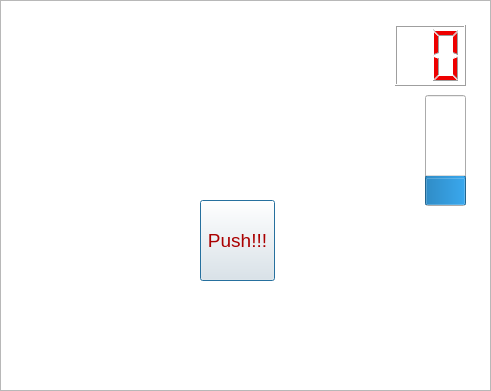
<?xml version="1.0" encoding="UTF-8"?>
<ui version="4.0">
 <class>QTEvent</class>
 <widget class="QDialog" name="QTEvent">
  <property name="geometry">
   <rect>
    <x>0</x>
    <y>0</y>
    <width>491</width>
    <height>391</height>
   </rect>
  </property>
  <property name="windowTitle">
   <string>Dialog</string>
  </property>
  <widget class="QGraphicsView" name="graphicsView">
   <property name="geometry">
    <rect>
     <x>0</x>
     <y>0</y>
     <width>491</width>
     <height>391</height>
    </rect>
   </property>
   <property name="verticalScrollBarPolicy">
    <enum>Qt::ScrollBarAlwaysOff</enum>
   </property>
   <property name="horizontalScrollBarPolicy">
    <enum>Qt::ScrollBarAlwaysOff</enum>
   </property>
   <property name="renderHints">
    <set>QPainter::Antialiasing|QPainter::HighQualityAntialiasing|QPainter::SmoothPixmapTransform|QPainter::TextAntialiasing</set>
   </property>
  </widget>
  <widget class="QPushButton" name="pushButton">
   <property name="geometry">
    <rect>
     <x>200</x>
     <y>200</y>
     <width>75</width>
     <height>81</height>
    </rect>
   </property>
   <property name="font">
    <font>
     <pointsize>14</pointsize>
    </font>
   </property>
   <property name="styleSheet">
    <string notr="true">color: rgb(170, 0, 0);</string>
   </property>
   <property name="text">
    <string>Push!!!</string>
   </property>
  </widget>
  <widget class="QProgressBar" name="progressBar">
   <property name="geometry">
    <rect>
     <x>425</x>
     <y>95</y>
     <width>41</width>
     <height>111</height>
    </rect>
   </property>
   <property name="value">
    <number>24</number>
   </property>
   <property name="textVisible">
    <bool>true</bool>
   </property>
   <property name="orientation">
    <enum>Qt::Vertical</enum>
   </property>
   <property name="invertedAppearance">
    <bool>false</bool>
   </property>
  </widget>
  <widget class="QLCDNumber" name="lcdNumber">
   <property name="geometry">
    <rect>
     <x>395</x>
     <y>25</y>
     <width>71</width>
     <height>61</height>
    </rect>
   </property>
   <property name="styleSheet">
    <string notr="true">color: rgb(238, 0, 0);</string>
   </property>
   <property name="frameShape">
    <enum>QFrame::Box</enum>
   </property>
   <property name="digitCount">
    <number>2</number>
   </property>
  </widget>
 </widget>
 <resources/>
 <connections/>
</ui>
